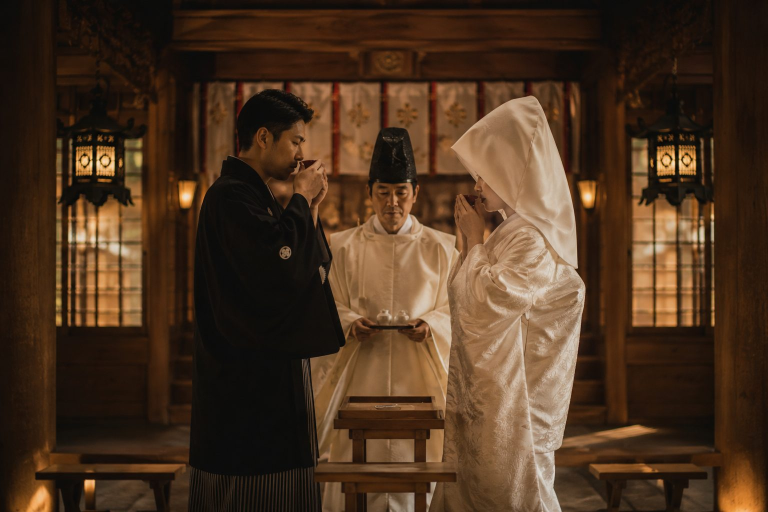
#> input picture wedding/ceremony.jpg, 1536 x 1024 px (shown at 1/2 size)
$ python -i build_reel.py   (imports and definitions only)
#> lines starting #> are read from the running program, lines starting #| are printed output that depends on the picture
#> further down, picture is the input picture: PIL image 1536x1024 RGB; mean R, G, B 74.7, 51.1, 31.8
#!/usr/bin/env python3
# -*- coding: utf-8 -*-
"""
Build a Raha Kenya-style 9:16 emotional reel for Tsumugi (heritage weddings),
from the photos in wedding/.  No Canva required.

Pipeline:
  1) Compose 7 vertical 1080x1920 frames (warm grade + serif JP caption + scrim).
  2) Turn each into a 4s Ken Burns clip (ffmpeg zoompan).
  3) Crossfade-chain the clips into one MP4 (~24s), with fade in/out.

Outputs to OUT_DIR:
  frame_1..7.png   (flattened preview stills)
  reel_tsumugi_rahakenya.mp4
"""
import os, subprocess, math
from PIL import Image, ImageDraw, ImageFont, ImageEnhance, ImageFilter, ImageChops
import imageio_ffmpeg

REPO = os.path.dirname(os.path.dirname(os.path.abspath(__file__)))
WED  = os.path.join(REPO, "wedding")
FONTS= "/tmp/reel/fonts"
OUT  = "/tmp/reel/out"
# [1 line not run here, left out]
# [1 line that did not run here, left out]

W, H = 1080, 1920
CREAM = (246, 239, 230)
GOLD  = (224, 196, 122)
GOLD2 = (201, 162, 75)
SUMI  = (20, 16, 14)

SERIF = os.path.join(FONTS, "NotoSerifJP.ttf")
SANS  = os.path.join(FONTS, "NotoSansJP.ttf")

# [6 lines left out: function font, not called in this run]

COLORS = {"cream": CREAM, "gold": GOLD}

# ---------- text rendering with soft shadow + letter tracking ----------
def line_width(f, s, tracking):
    if not s: return 0
    return sum(f.getlength(c) for c in s) + tracking * (len(s) - 1)

# [38 lines left out: functions render_line, fit_font, cover, not called in this run]

def warm_grade(img, dark=0.0):
#> called with dark = 0
    img = ImageEnhance.Color(img).enhance(1.14)
    img = ImageEnhance.Contrast(img).enhance(1.07)
    img = ImageEnhance.Brightness(img).enhance(1.02 - dark)
    r, g, b = img.split()
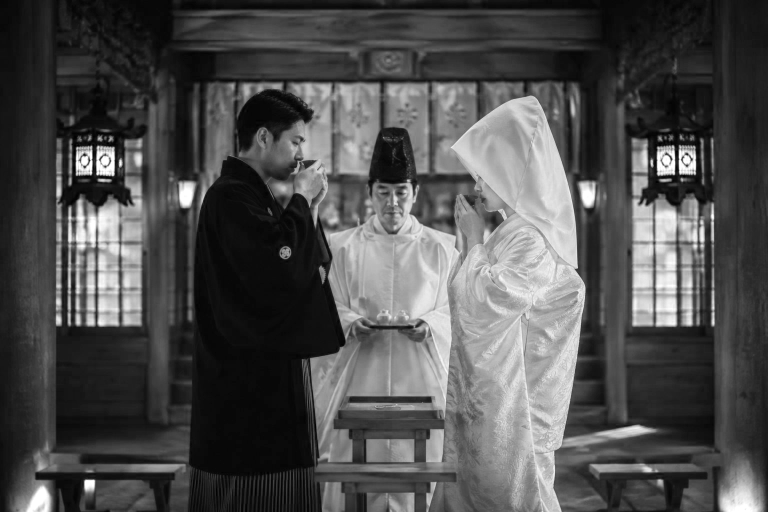
#> r: PIL image 1536x1024 L (shown at 1/2 size); min 0, max 255, mean 78.9
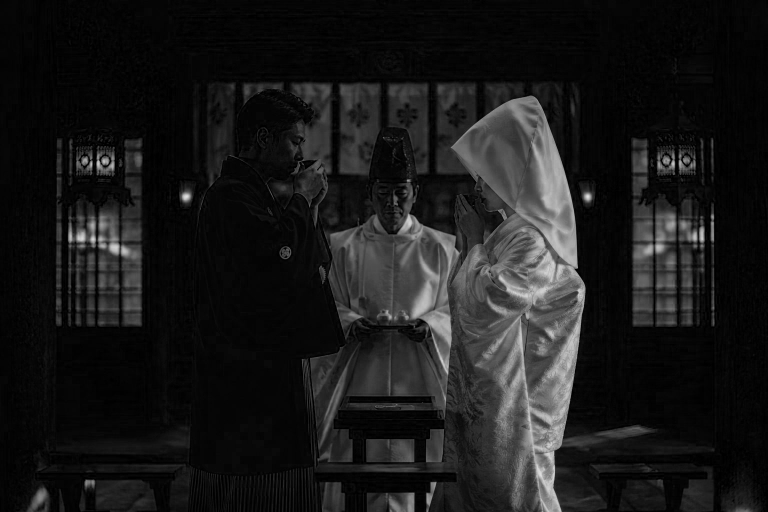
#> b: PIL image 1536x1024 L (shown at 1/2 size); min 0, max 228, mean 25.8
    r = r.point(lambda v: min(255, int(v * 1.07 + 6)))
    b = b.point(lambda v: int(v * 0.93))
    img = Image.merge("RGB", (r, g, b))
    # warm light bloom from upper area
    glow = Image.new("RGB", img.size, (255, 186, 112))
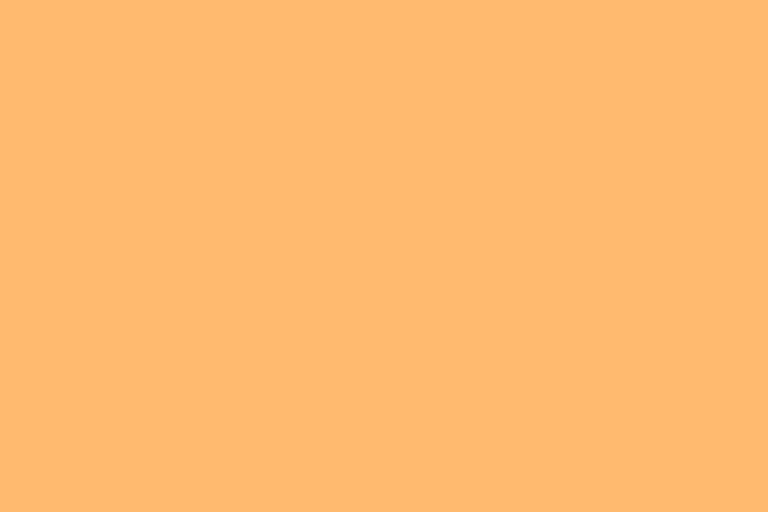
#> glow: PIL image 1536x1024 RGB (shown at 1/2 size); mean R, G, B 255, 186, 112
    mask = Image.new("L", img.size, 0)
#> mask: PIL image 1536x1024 L; every value is 0
    md = ImageDraw.Draw(mask)
    md.ellipse([-W*0.3, -H*0.25, W*1.3, H*0.6], fill=70)
    mask = mask.filter(ImageFilter.GaussianBlur(220))
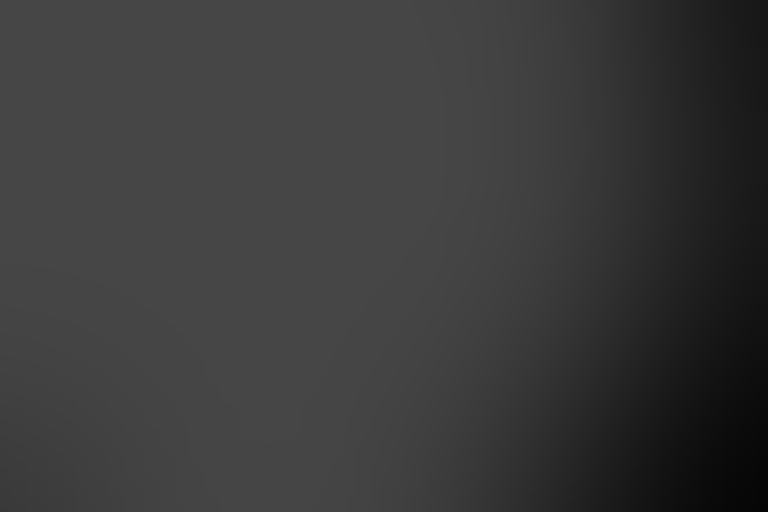
#> mask: PIL image 1536x1024 L (shown at 1/2 size); min 5, max 70, mean 58.4
    img = Image.composite(ImageChops.screen(img, glow), img, mask)
    # vignette
    vig = Image.new("L", img.size, 0)
    vd = ImageDraw.Draw(vig)
    vd.ellipse([-W*0.18, -H*0.12, W*1.18, H*1.12], fill=255)
    vig = vig.filter(ImageFilter.GaussianBlur(260))
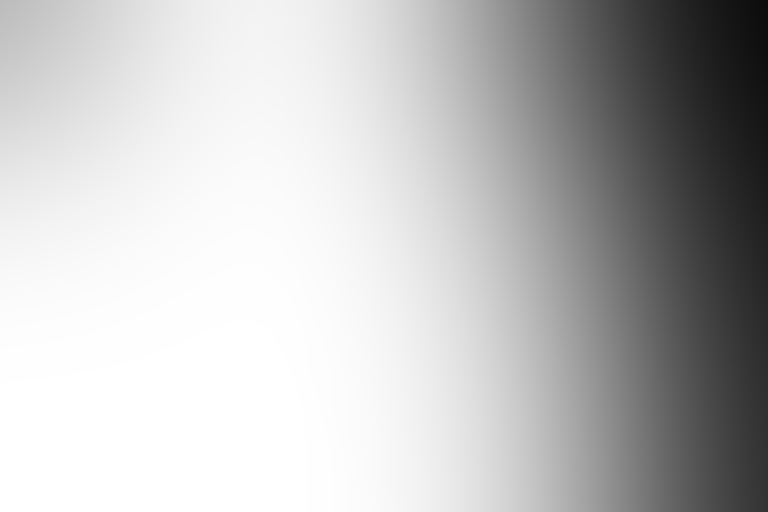
#> vig: PIL image 1536x1024 L (shown at 1/2 size); min 12, max 255, mean 191.1
    dark_img = ImageEnhance.Brightness(img).enhance(0.62)
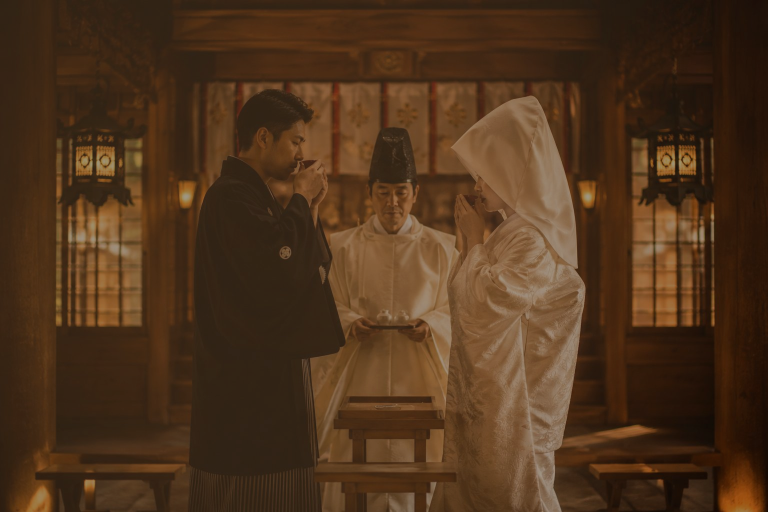
#> dark_img: PIL image 1536x1024 RGB (shown at 1/2 size); mean R, G, B 78.6, 51.6, 28.5
    img = Image.composite(img, dark_img, vig)
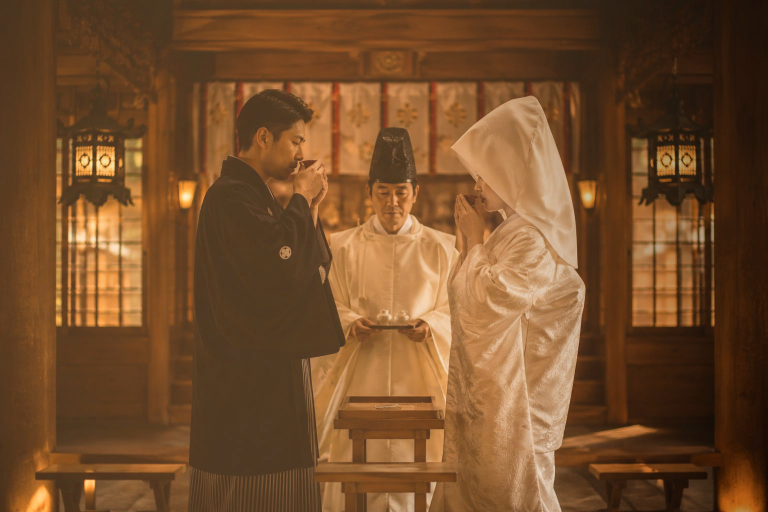
#> img: PIL image 1536x1024 RGB (shown at 1/2 size); mean R, G, B 116.6, 77.1, 43
    return img

# [105 lines left out: functions bottom_scrim, build_frame, _stack, _build_caption, _build_cta, not called in this run]

FRAMES = [
    dict(img="hero.jpg", kicker="MARRY WHERE YOUR ROOTS BEGAN",
         jp=[("いつか、", "cream", 1.0), ("おじいちゃんの国で。", "cream", 1.0)],
         en="One day, in the country we come from.", kb="in"),
    dict(img="shrine.jpg",
         jp=[("「日本で挙げたい」。", "cream", 1.0), ("でも、言葉も段取りも、", "cream", 0.92),
             ("全部むこう側。", "cream", 1.0)],
         en="The language, the planning, it all feels far away.", kb="out"),
    dict(img="showcase-sakura.jpg",
         jp=[("大丈夫。", "gold", 1.25), ("「想い」だけ、持ってくればいい。", "cream", 0.92)],
         en="Bring only what matters. We carry the rest.", kb="in"),
    dict(img="kimono.jpg",
         jp=[("神社の儀式も、着物も、料理も。", "cream", 0.9), ("——英語で、ぜんぶ。", "gold", 1.1)],
         en="Shrine rites, kimono, cuisine, handled in English.", kb="out"),
    dict(img="family.jpg",
         jp=[("家族の旅まで、", "cream", 1.0), ("ひとつの窓口で。", "cream", 1.0)],
         en="Even your family's journey, one planner, one contact.", kb="in"),
    dict(img="showcase-ryokan.jpg", kicker="OUR STORY SO FAR",
         jp=[("これまで、", "cream", 0.82), ("50組以上の", "gold", 1.55),
             ("「ルーツに還る一日」を。", "cream", 0.94)],
         en="50+ celebrations. Families, home again.", kb="out"),
    dict(img="hero.jpg", cta=True,
         jp=[("あなたの物語を、", "cream", 1.0), ("聞かせて。", "cream", 1.0)],
         en="Tell us your story", button="▶ まずは無料相談", kb="in"),
]

# [60 lines left out: functions run, zoom_expr, main, not called in this run]

# [2 lines not run here, left out]

>>> from PIL import Image
>>> picture = Image.open('../wedding/ceremony.jpg')
>>> result = warm_grade(picture)
